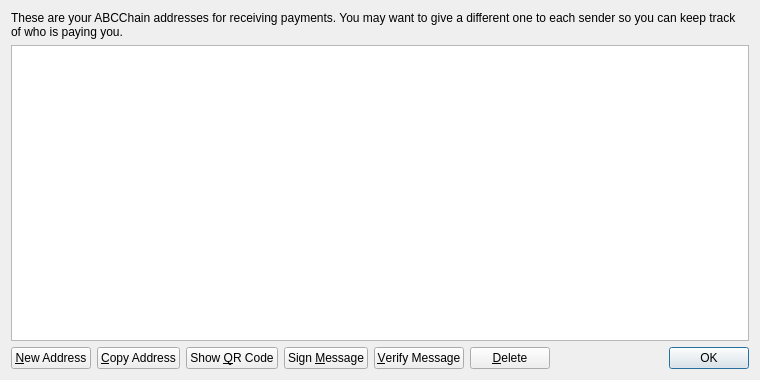
<?xml version="1.0" encoding="UTF-8"?>
<ui version="4.0">
 <class>AddressBookPage</class>
 <widget class="QWidget" name="AddressBookPage">
  <property name="geometry">
   <rect>
    <x>0</x>
    <y>0</y>
    <width>760</width>
    <height>380</height>
   </rect>
  </property>
  <property name="windowTitle">
   <string>Address Book</string>
  </property>
  <layout class="QVBoxLayout" name="verticalLayout">
   <item>
    <widget class="QLabel" name="labelExplanation">
     <property name="text">
      <string>These are your ABCChain addresses for receiving payments. You may want to give a different one to each sender so you can keep track of who is paying you.</string>
     </property>
     <property name="textFormat">
      <enum>Qt::PlainText</enum>
     </property>
     <property name="wordWrap">
      <bool>true</bool>
     </property>
    </widget>
   </item>
   <item>
    <widget class="QTableView" name="tableView">
     <property name="contextMenuPolicy">
      <enum>Qt::CustomContextMenu</enum>
     </property>
     <property name="toolTip">
      <string>Double-click to edit address or label</string>
     </property>
     <property name="tabKeyNavigation">
      <bool>false</bool>
     </property>
     <property name="selectionMode">
      <enum>QAbstractItemView::SingleSelection</enum>
     </property>
     <property name="selectionBehavior">
      <enum>QAbstractItemView::SelectRows</enum>
     </property>
     <property name="sortingEnabled">
      <bool>true</bool>
     </property>
     <attribute name="verticalHeaderVisible">
      <bool>false</bool>
     </attribute>
    </widget>
   </item>
   <item>
    <layout class="QHBoxLayout" name="horizontalLayout">
     <item>
      <widget class="QPushButton" name="newAddressButton">
       <property name="toolTip">
        <string>Create a new address</string>
       </property>
       <property name="text">
        <string>&amp;New Address</string>
       </property>
      </widget>
     </item>
     <item>
      <widget class="QPushButton" name="copyToClipboard">
       <property name="toolTip">
        <string>Copy the currently selected address to the system clipboard</string>
       </property>
       <property name="text">
        <string>&amp;Copy Address</string>
       </property>
      </widget>
     </item>
     <item>
      <widget class="QPushButton" name="showQRCode">
       <property name="text">
        <string>Show &amp;QR Code</string>
       </property>
      </widget>
     </item>
     <item>
      <widget class="QPushButton" name="signMessage">
       <property name="toolTip">
        <string>Sign a message to prove you own a ABCChain address</string>
       </property>
       <property name="text">
        <string>Sign &amp;Message</string>
       </property>
      </widget>
     </item>
     <item>
      <widget class="QPushButton" name="verifyMessage">
       <property name="toolTip">
        <string>Verify a message to ensure it was signed with a specified ABCChain address</string>
       </property>
       <property name="text">
        <string>&amp;Verify Message</string>
       </property>
      </widget>
     </item>
     <item>
      <widget class="QPushButton" name="deleteButton">
       <property name="toolTip">
        <string>Delete the currently selected address from the list</string>
       </property>
       <property name="text">
        <string>&amp;Delete</string>
       </property>
      </widget>
     </item>
     <item>
      <spacer name="horizontalSpacer">
       <property name="orientation">
        <enum>Qt::Horizontal</enum>
       </property>
       <property name="sizeHint" stdset="0">
        <size>
         <width>40</width>
         <height>20</height>
        </size>
       </property>
      </spacer>
     </item>
     <item>
      <widget class="QDialogButtonBox" name="buttonBox">
       <property name="sizePolicy">
        <sizepolicy hsizetype="Maximum" vsizetype="Fixed">
         <horstretch>0</horstretch>
         <verstretch>0</verstretch>
        </sizepolicy>
       </property>
       <property name="standardButtons">
        <set>QDialogButtonBox::Ok</set>
       </property>
      </widget>
     </item>
    </layout>
   </item>
  </layout>
 </widget>
 <resources>
  <include location="../bitcoin.qrc"/>
 </resources>
 <connections/>
</ui>
